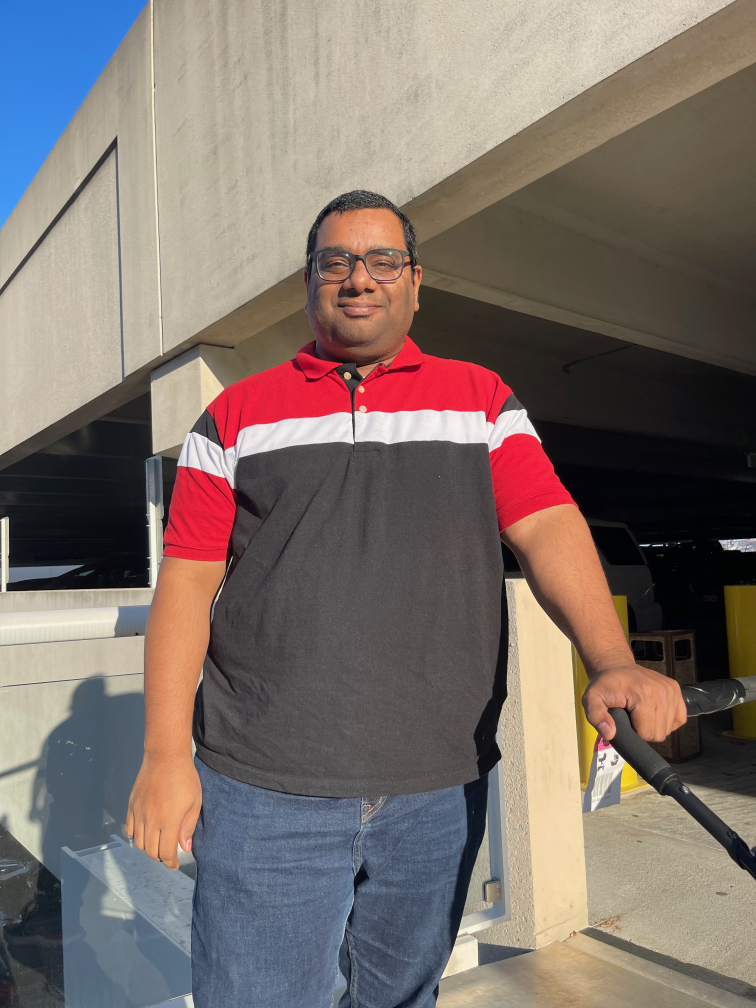
#> input picture Venkat.jpeg, 3024 x 4032 px (shown at 1/4 size)
$ python -i step1_prepare_image.py   (imports and definitions only)
#> lines starting #> are read from the running program, lines starting #| are printed output that depends on the picture
"""
Step 1: Prepare a black and white image for the statistics meme.
Loads an image, converts to grayscale, and resizes to appropriate dimensions
while maintaining aspect ratio.
"""

import numpy as np
from PIL import Image


def prepare_image(
    img_path: str,
    max_size: int = 512,
    target_size: tuple[int, int] | None = None
) -> np.ndarray:
    """
    Load an image, convert to grayscale, and resize to appropriate dimensions
    for the statistics meme while maintaining aspect ratio.

    Parameters
    ----------
    img_path : str
        Path to the input image file
    max_size : int
        Maximum dimension (width or height) if target_size is None.
        Image will be resized to fit within this size while maintaining aspect ratio.
    target_size : tuple[int, int] | None
        Optional target size (width, height). If provided, image will be resized
        to this size. If None, uses max_size to determine dimensions.

    Returns
    -------
    img_array : np.ndarray
        Grayscale image as 2D array (height, width) with values in [0, 1]
    """
#> called with img_path = 'Venkat.jpeg', max_size = 512
    # Load the image
    original_img = Image.open(img_path)
#> original_img is the input picture: PIL image 3024x4032 RGB; mean R, G, B 125.1, 112.5, 106.7

    # Convert to grayscale if needed
    if original_img.mode != 'L':
        original_img = original_img.convert('L')
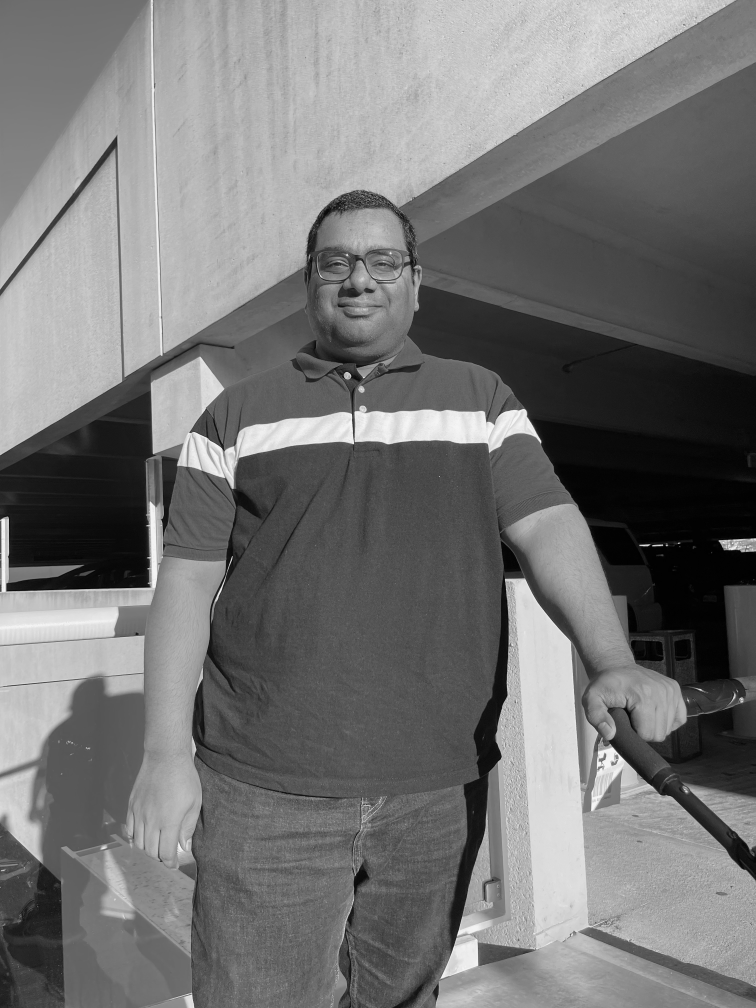
#> original_img: PIL image 3024x4032 L (shown at 1/4 size); min 0, max 253, mean 115.6

    # Convert to numpy array and normalize to [0, 1]
    img_array = np.array(original_img, dtype=np.float32) / 255.0

    # Resize if needed
    if target_size is not None:
        # Resize to exact target size
        new_size = target_size
        img_resized_pil = original_img.resize(new_size, Image.Resampling.LANCZOS)
        if img_resized_pil.mode != 'L':
            img_resized_pil = img_resized_pil.convert('L')
        img_resized = np.array(img_resized_pil, dtype=np.float32) / 255.0
        #print(f"Resized image to target size: {img_resized.shape}")
    elif img_array.shape[0] > max_size or img_array.shape[1] > max_size:
        # Resize to fit within max_size while maintaining aspect ratio
        scale = max_size / max(img_array.shape[0], img_array.shape[1])
#> scale = 0.127
        new_size = (int(img_array.shape[1] * scale), int(img_array.shape[0] * scale))
#> new_size = (384, 512)
        img_resized_pil = original_img.resize(new_size, Image.Resampling.LANCZOS)
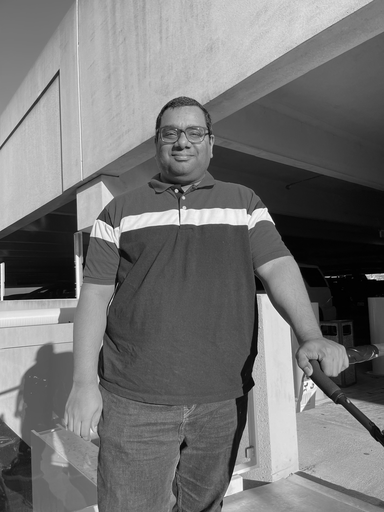
#> img_resized_pil: PIL image 384x512 L; min 0, max 255, mean 115.6
        if img_resized_pil.mode != 'L':
            img_resized_pil = img_resized_pil.convert('L')
        img_resized = np.array(img_resized_pil, dtype=np.float32) / 255.0
        #print(f"Resized image from {img_array.shape} to {img_resized.shape} for processing")
    else:
        img_resized = img_array.copy()
        #print(f"Image size: {img_resized.shape} (no resizing needed)")

    # Ensure img_resized is 2D grayscale
    if len(img_resized.shape) > 2:
        img_resized = img_resized[:, :, 0]
    elif len(img_resized.shape) == 2:
        pass
    else:
        raise ValueError(f"Unexpected image shape: {img_resized.shape}")

    #print(f"Final image shape: {img_resized.shape} (should be 2D for grayscale)")
    return img_resized

>>> result = prepare_image('Venkat.jpeg')
